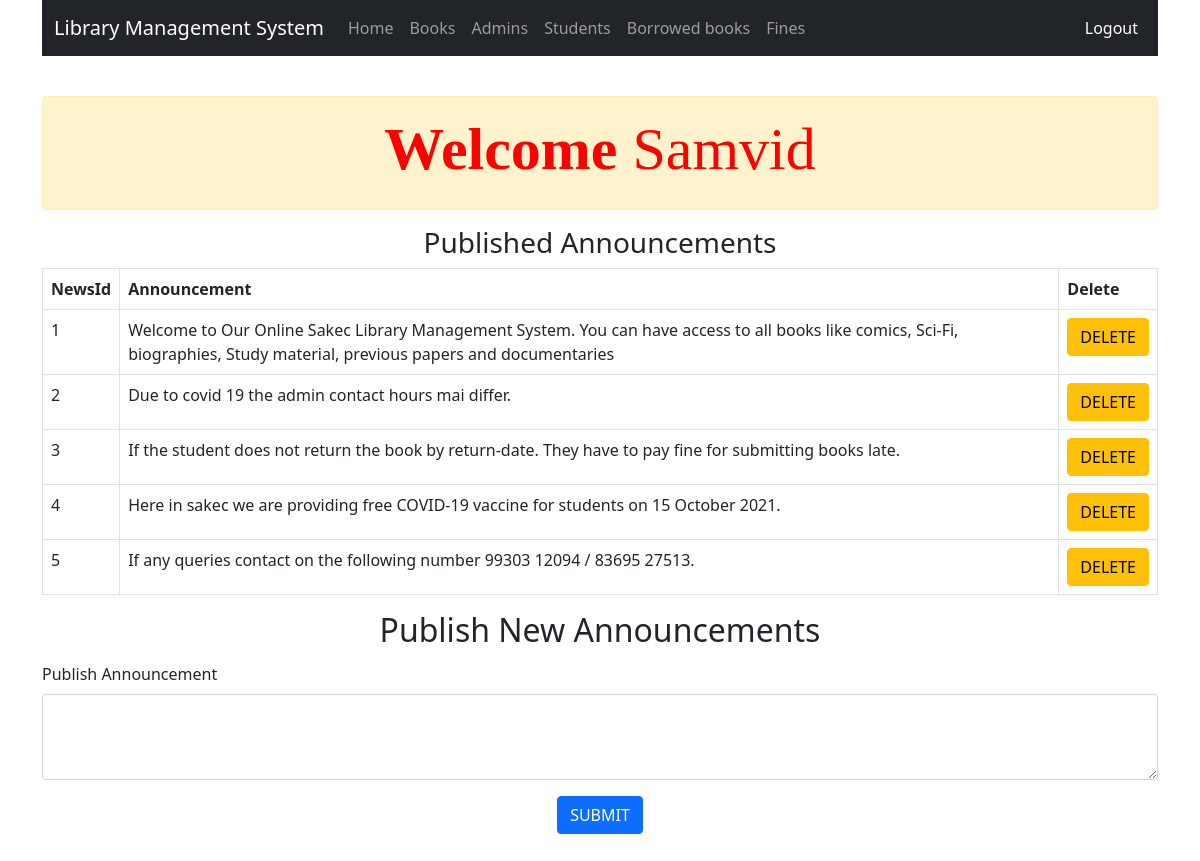
The page /admin.php (signed in) on the database its author committed.
### tables this page shows
CREATE TABLE `news` (
  `newsId` int(11) NOT NULL,
  `announcement` text NOT NULL
);

### admin.php (the view, shortened to what this page needs)
<?php
require 'includes/db-inc.php';
include "includes/header.php";
if (isset($_SESSION['auth']) && ($_SESSION['auth'] === true) && isset($_SESSION['admin'])) {
	$admin = $_SESSION['admin'];
?>
	<div class="container">
		<?php include "includes/nav.php"; ?>
		<div class="alert alert-warning w-100">
			<h4 class="center-block">
				<strong>Welcome</strong>
				<span><?php echo $admin; ?></span>
			</h4>
		</div>
	</div>
	<div class="container">
		<div class="panel panel-default">
			<div class="panel-heading">
				<div class="row">
					<h3 class="center-block">Published Announcements</h3>
				</div>
			</div>
			<table class="table table-bordered">
				<thead>
					<tr>
						<th>NewsId</th>
						<th>Announcement</th>
						<th>Delete</th>
					</tr>
				</thead>
				<?php
				$sql2 = "SELECT * from news";
				$query2 = mysqli_query($conn, $sql2);
				$counter = 1;
				while ($row = mysqli_fetch_array($query2)) {  ?>
					<tbody>
						<td><?php echo $counter++; ?></td>
						<td><?php echo $row['announcement']; ?></td>
						<form method='post' action='admin.php'>
							<td><button name='del' type='submit' value='Delete' class='btn btn-warning' onclick='return Delete()'>DELETE</button></td>
						</form>
					</tbody>
				<?php }
				?>
			</table>
		</div>
		<div class="panel panel-default">
			<div class="panel-heading">
				<h2 class="panel-title center-block">Publish New Announcements</h2>
			</div>
			<div class="panel-body">
				<form role="form" action="admin.php" method="post">
					<div class="mb-3">
						<label for="News" class="form-label">Publish Announcement</label>
						<textarea class="form-control" id="News" rows="3" name="news"></textarea>
					</div>
					<div class="row justify-content-center">
						<div class="col-auto">
							<button class="btn btn-primary" name="submit">SUBMIT</button>
						</div>
					</div>
					<div class="input-group pull-right">
					</div>
				</form>
			</div>
		</div>
	</div>
	</body>
	</html>
<?php
} else {
?>
	Access denied!
	</body>
	</html>
<?php
}
?>

### css/style.css (style rules this page uses)
body { overflow-x: hidden; }
.center-block { text-align: center; }
.alert { margin-top: 40px; }
label { margin-top: 5px; }
.form-control { border-radius: 4px; }
.admin_name, h4 { color: red; font-family: gabriola; font-size: 60px; }

### rows shown on the page
news: announcement "Welcome to Our Online Sakec Library Management System. You can have access to all books like comics, Sci-Fi, biographies, Study material, previous papers and documentaries"
news: announcement "Due to covid 19 the admin contact hours mai differ."
news: announcement "If the student does not return the book by return-date. They have to pay fine for submitting books late."
news: announcement "Here in sakec we are providing free COVID-19 vaccine for students on 15 October 2021."
news: announcement "If any queries contact on the following number 99303 12094 / 83695 27513."

### other values the page prints
$admin "Samvid"
